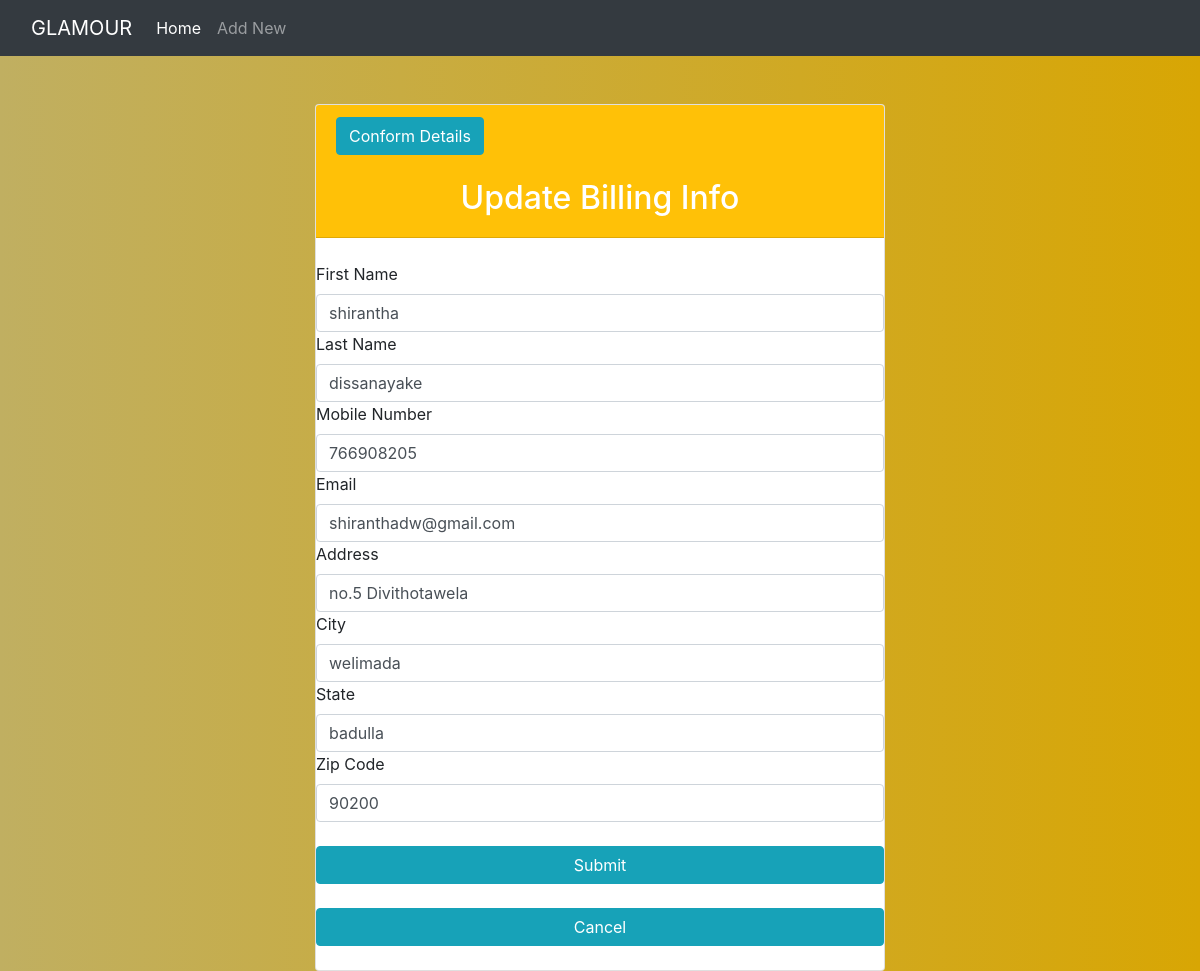
/PHP/editBilling.php?billing_id=22, run on the app's committed database.
### tables this page shows
CREATE TABLE `billing_info` (
  `billing_id` int(11) NOT NULL,
  `f_name` varchar(50) NOT NULL,
  `l_name` varchar(50) NOT NULL,
  `mobile` int(12) NOT NULL,
  `email` varchar(100) NOT NULL,
  `address` varchar(100) NOT NULL,
  `city` varchar(100) NOT NULL,
  `state` varchar(100) NOT NULL,
  `zip_code` int(10) NOT NULL,
  `c_name` varchar(50) NOT NULL,
  `c_number` int(15) NOT NULL,
  `exp_m` int(10) NOT NULL,
  `exp_y` int(10) NOT NULL,
  `cvv` int(10) NOT NULL
);

### PHP/editBilling.php (the view, shortened to what this page needs)
<?php
  include "connection.php";
  $fname="";
  $lname="";
  $email="";
  $mobile="";
  $address="";
  $city="";
  $state="";
  $zip_code="";
  if($_SERVER["REQUEST_METHOD"]=='GET'){
    $billing_id = $_GET['billing_id'];
    $sql = "select * from billing_info where billing_id=$billing_id";
    $result = $conn->query($sql);
    $row = $result->fetch_assoc();
    $fname=$row["f_name"];
    $lname=$row["l_name"];
    $mobile=$row["mobile"];
    $email=$row["email"];
    $address=$row["address"];
    $city=$row["city"];
    $state=$row["state"];
    $zip_code=$row["zip_code"];
  }
?>
<!DOCTYPE html>
<html>
<head>
 <link rel="stylesheet" href="https://maxcdn.bootstrapcdn.com/bootstrap/4.0.0/css/bootstrap.min.css">
</head>
<body>
<nav class="navbar navbar-expand-lg navbar-dark bg-dark" class="fw-bold">
  <div class="container-fluid">
    <a class="navbar-brand" href="adminindex.php">GLAMOUR</a>
    <div class="collapse navbar-collapse" id="navbarNav">
      <ul class="navbar-nav">
        <li class="nav-item">
          <a class="nav-link active" aria-current="page" href="index.php">Home</a>
        </li>
        <li class="nav-item">
          <a class="nav-link" href="billing.php">Add New</a>
        </li>
      </ul>
    </div>
  </div>
</nav>
 <div class="col-lg-6 m-auto">
 <form method="post" >
 <br><br><div class="card">
 <div class="card-header bg-warning">
 <a class="btn btn-info" href="viewBillinginfo.php">Conform Details</a><br><br>
 <h2 class="text-white text-center">  Update Billing Info </h2>
 </div><br>
 <label>First Name</label>
 <input type="text" name="fname" value="<?php echo $fname; ?>" class="form-control">
 <label>Last Name</label>
 <input type="text" name="lname" value="<?php echo $lname; ?>" class="form-control">
 <label>Mobile Number</label>
 <input type="phone" name="mobile"  value="<?php echo $mobile; ?>" class="form-control">
 <label>Email</label>
 <input type="email" name="email" pattern="[a-z0-9._%+-]+@[a-z0-9.-]+\.[a-z]{2,3}$" value="<?php echo $email; ?>" class="form-control">
 <label>Address</label>
 <input type="text" name="address" value="<?php echo $address; ?>" class="form-control">
 <label>City</label>
 <input type="text" name="city" value="<?php echo $city; ?>" class="form-control">
 <label>State</label>
 <input type="text" name="state" value="<?php echo $state; ?>" class="form-control">
 <label>Zip Code</label>
 <input type="text" name="zip_code" value="<?php echo $zip_code; ?>" class="form-control"><br>
 <input type="submit" class="btn btn-info" name="submit" value="Submit"><br>
 <a class="btn btn-info" href="viewBillinginfo.php">Cancel</a><br>
 </div>
 </form>
 </div>
</body>
</html>

### PHP/editBilling.php (style rules this page uses)
body { background: linear-gradient(to right, #c0af61,#d8a604) }

### data on the page
billing_info: fname "shirantha", lname "dissanayake", mobile "766908205", email "shiranthadw@gmail.com", address "no.5 Divithotawela", city "welimada", state "badulla", zip_code "90200"
